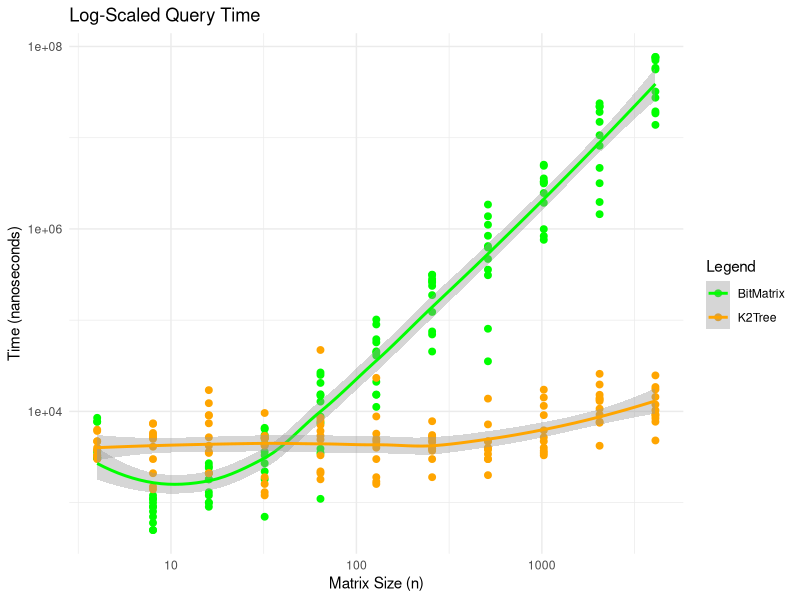

Source code (R):
# Load necessary libraries
library(ggplot2)
library(readr)

# Read the CSV file
data <- read_csv("data/time.csv")

# Create the plot
ggplot(data) +
  geom_point(aes(x = n, y = bitmatrix, color = "BitMatrix"), size = 2) +
  geom_point(aes(x = n, y = k2tree, color = "K2Tree"), size = 2) +
  geom_smooth(aes(x = n, y = bitmatrix, color = "BitMatrix"), method = "loess") +
  geom_smooth(aes(x = n, y = k2tree, color = "K2Tree"), method = "loess") +
  scale_x_log10() +
  scale_y_log10() +
  labs(title = "Log-Scaled Query Time",
       x = "Matrix Size (n)",
       y = "Time (nanoseconds)",
       color = "Legend") +
  theme_minimal() +
  scale_color_manual(values = c("BitMatrix" = "green", "K2Tree" = "orange"))
